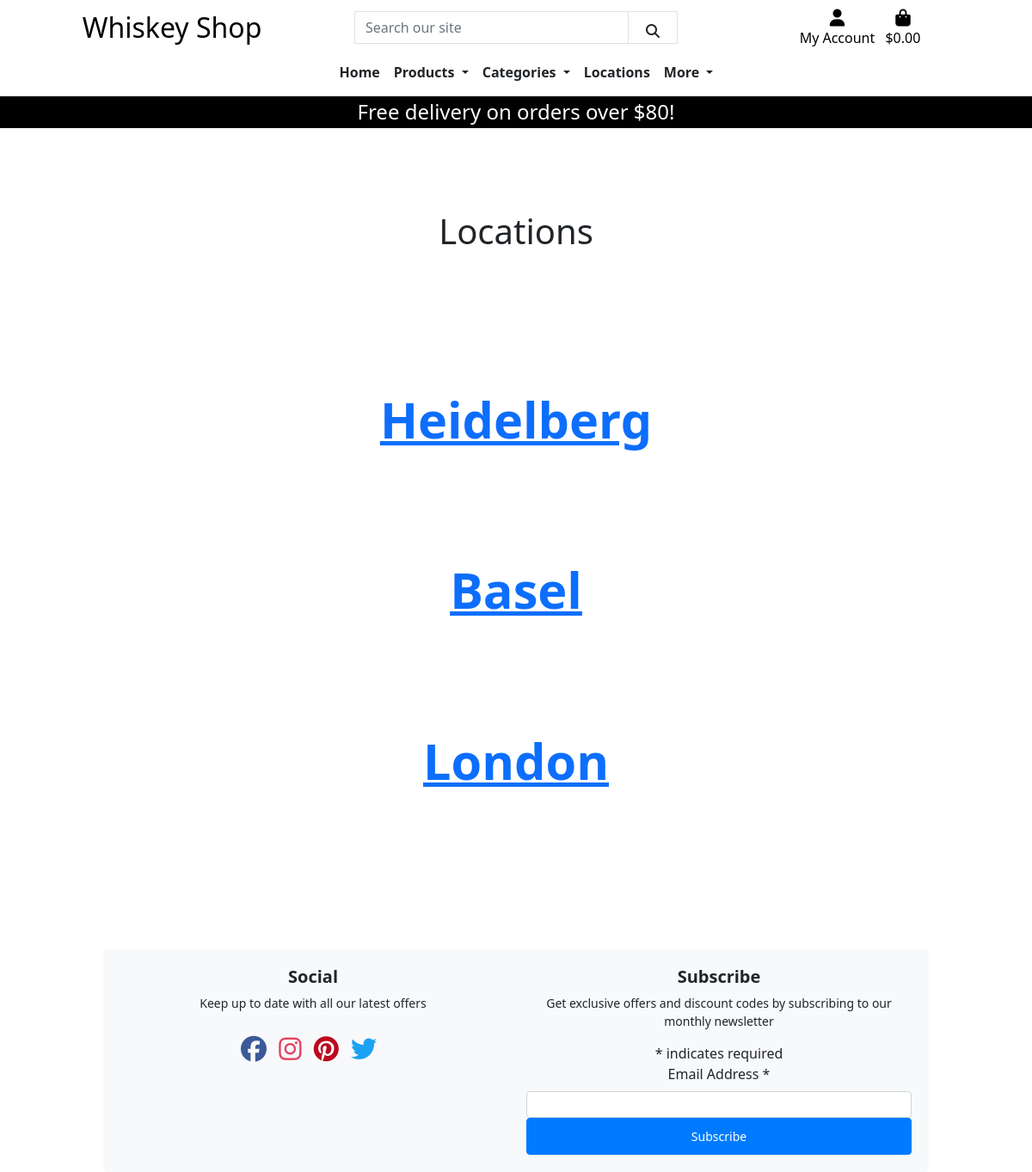
Page /locations/ on the earlier database version.
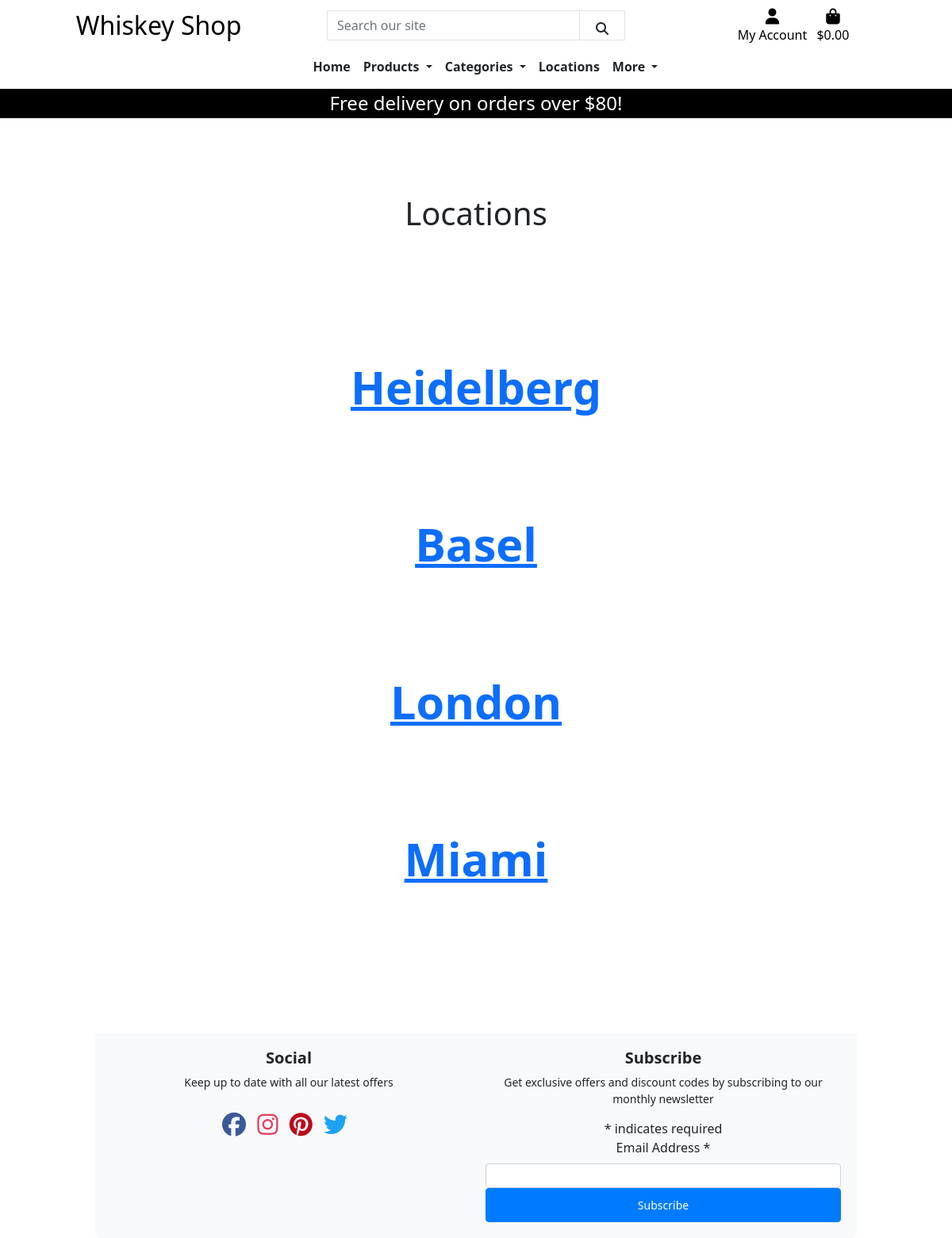
Same page on the later database version.
### location/models.py (models this page shows, shortened)
class Location(models.Model):
    name = models.CharField(max_length=256, unique=True)
    slug = models.SlugField(max_length=256, unique=True, null=True)
    email = models.EmailField(max_length=256, null=False, blank=False)
    phone_number = models.CharField(max_length=20, null=False, blank=False)
    street_address1 = models.CharField(max_length=100, null=False, blank=False)
    street_address2 = models.CharField(max_length=100, null=True, blank=True)
    town_or_city = models.CharField(max_length=40, null=False, blank=False)
    county = models.CharField(max_length=100, null=True, blank=True)
    country = models.CharField(max_length=40, null=False, blank=False)
    postcode = models.CharField(max_length=20, null=True, blank=True)
    latitude = models.DecimalField(max_digits=8, decimal_places=6)
    longitude = models.DecimalField(max_digits=8, decimal_places=6)

### location/views.py (the view)
# urls.py: path('', views.LocationList.as_view(), name='locations'),
class LocationList(generic.ListView):
    model = Location
    queryset = Location.objects.all()
    template_name = 'locations/locations.html'

### bag/contexts.py (called while the page is built, shortened)
def bag_contents(request):
    bag_items = []
    total = 0
    product_count = 0
    bag = request.session.get('bag', {})
    if total < settings.FREE_DELIVERY_THRESHOLD:
        delivery = total * Decimal(settings.STANDARD_DELIVERY_PERCENTAGE / 100)
        free_delivery_delta = settings.FREE_DELIVERY_THRESHOLD - total
    else:
        delivery = 0
        free_delivery_delta = 0
    grand_total = delivery + total
    context = {
        'bag_items': bag_items,
        'total': total,
        'product_count': product_count,
        'delivery': delivery,
        'free_delivery_delta': free_delivery_delta,
        'free_delivery_threshold': settings.FREE_DELIVERY_THRESHOLD,
        'grand_total': grand_total,
    }
    return context

### location/templates/locations/locations.html (shortened to what this page needs)
{% extends 'base.html' %}
{% load static %}
{% block content %}
<div class="container">
    <div class="row">
        <div class="col-12 text-center">
            <h1 class="page-title my-5 py-5">
                Locations
            </h1>
            <div class="location-links mb-5 pb-5">
                {% for location in location_list %}
                    <a href="{% url 'location_detail' location.slug %}" class="location-button">
                        {{ location.name }}
                    </a>
                {% endfor %}
            </div>
        </div>
    </div>
</div>
{% endblock %}

### templates/base.html (shortened to what this page needs)
{% load static %}
<!doctype html>
<html lang="en">
  <head>
    <link rel="stylesheet" href="https://stackpath.bootstrapcdn.com/bootstrap/4.5.2/css/bootstrap.min.css">
    <link rel="stylesheet" href="https://cdnjs.cloudflare.com/ajax/libs/font-awesome/5.15.4/css/all.min.css">
    {% block corecss %}
        <link rel="stylesheet" href="https://stackpath.bootstrapcdn.com/bootstrap/4.5.2/css/bootstrap.min.css">
        <link href="https://cdn.jsdelivr.net/npm/bootstrap@5.2.3/dist/css/bootstrap.min.css" rel="stylesheet">
        <link rel="stylesheet" href="{% static 'css/base.css' %}">
         <link href="//cdn-images.mailchimp.com/embedcode/classic-071822.css" rel="stylesheet" type="text/css">
    {% endblock %}
  </head>
  <body>
    <header class="container-fluid ">
      <div id="topnav" class="row bg-white pt-lg-2 d-none d-lg-flex">
        <div class="col-12 col-lg-4 my-auto py-1 py-lg-0 text-center text-lg text-lg-left">
          <a href="{% url 'home' %}" class="nav-link main-logo-link">
            <h2 class="logo-font text-black my-0">Whiskey Shop</h2>
          </a>
        </div>
        <div class="col-12 col-lg-4 my-auto py-1 py-lg-0">
          <form method="GET" action="{% url 'products' %}">
            <div class="input-group w-100">
                <input class="form-control border border-black rounded-0" type="text" name="q" placeholder="Search our site">
                <div class="input-group-append">
                    <button class="form-control btn btn-black border border-black rounded-0" type="submit">
                        <span class="icon">
                            <i class="fas fa-search"></i>
                        </span>
                    </button>
                </div>
            </div>
        </form>
        </div>
        <div class="col-12 col-lg-4 my-auto py-1 py-lg-0">
          <ul class="list-inline list-unstyled text-center text-lg-right my-0">
            <li class="list-inline-item dropdown">
              <a class="text-black nav-link" href="#" id="user-options" data-toggle="dropdown" aria-haspopup="true" aria-expanded="false">
                <div class="text-center">
                    <div><i class="fas fa-user fa-lg"></i></div>
                    <p class="my-0">My Account</p>
                </div>
            </a>
            </li>
            <li class="list-inline-item">
              <a class="{% if grand_total %}text-info font-weight-bold{% else %}text-black{% endif %} nav-link" href="{% url 'view_bag' %}">
                <div class="text-center">
                    <div><i class="fas fa-shopping-bag fa-lg"></i></div>
                    <p class="my-0">
                        {% if grand_total %}
                            ${{ grand_total|floatformat:2 }}
                        {% else %}
                            $0.00
                        {% endif %}
                    </p>
                </div>
            </a>
            </li>
          </ul>
        </div>
      </div>
      <div class="row bg-white">
        <nav class="navbar navbar-expand-lg navbar-light w-100">
          {% include 'includes/main-nav.html' %}
      </nav>
      </div>
      <div class="delivery-banner-container">
        <div id="delivery-banner" class="row text-center">
          <div class="col bg-black text-white">
            <h4 class="logo-font my-1">Free delivery on orders over ${{ free_delivery_threshold }}!</h4>
          </div>
        </div>
      </div>
    </header>
{% block content %}
{% endblock %}
<footer class="container-wrapper mt-4">
<div class="container quotes-container content-container">
  <section class="footer">
    <div class="row">
      <div class="col-12 col-md-6 text-center">
        <h3>Social</h3>
        <p>Keep up to date with all our latest offers</p>
        <div class="social-icons">
          <a href="https://www.facebook.com/profile.php?id=100094285261510" target="_blank">
            <i class="fab fa-facebook" style="color: #3b5998;"></i>
          </a>
          <a href="https://www.instagram.com/" target="_blank">
            <i class="fab fa-instagram" style="color: #e4405f;"></i>
          </a>
          <a href="https://www.pinterest.com/" target="_blank">
            <i class="fab fa-pinterest" style="color: #bd081c;"></i>
          </a>
          <a href="https://twitter.com/" target="_blank">
            <i class="fab fa-twitter" style="color: #1da1f2;"></i>
          </a>
        </div>
      </div>
      <div class="col-12 col-md-6 text-center">
        <h3>Subscribe</h3>
        <div id="mc_embed_signup">
          <form action="https://gmail.us21.list-manage.com/subscribe/post?u=4681803862a52a6100db911bf&amp;id=4d095adcc2&amp;f_id=0069c9e1f0" method="post" id="mc-embedded-subscribe-form" name="mc-embedded-subscribe-form" class="validate" target="_blank" novalidate>
            <div id="mc_embed_signup_scroll">
              <p>Get exclusive offers and discount codes by subscribing to our monthly newsletter</p>
              <div class="indicates-required"><span class="asterisk">*</span> indicates required</div>
              <div class="mc-field-group">
                <label for="mce-EMAIL">Email Address  <span class="asterisk">*</span></label>
                <input type="email" value="" name="EMAIL" class="required email form-control form-control-sm" id="mce-EMAIL" required>
              </div>
              <div class="optionalParent">
                <div class="clear foot">
                  <input type="submit" value="Subscribe" name="subscribe" id="mc-embedded-subscribe" class="button">
                </div>
              </div>
            </div>
          </form>
        </div>
      </div>
    </div>
  </section>
</div>
</footer>
</body>
</html>

### templates/includes/main-nav.html (shortened to what this page needs)
<div class="collapse navbar-collapse" id="main-nav">
  <ul class="navbar-nav me-auto mb-2 mb-lg-0 mx-auto">
    <li class="nav-item">
      <a class="nav-link text-dark" href="{% url 'home' %}" id="home-link" role="button" aria-expanded="false">
        Home
      </a>
    </li>
    <li class="nav-item dropdown">
      <a class="nav-link dropdown-toggle text-dark" href="#" id="all-products-link" role="button" data-bs-toggle="dropdown" aria-expanded="false">
        Products
      </a>
    </li>
    <li class="nav-item dropdown">
      <a class="nav-link dropdown-toggle text-dark" href="#" id="categories-link" role="button" data-bs-toggle="dropdown" aria-expanded="false" aria-haspopup="true">
        Categories
      </a>
    </li>
    <li class="nav-item">
      <a class="nav-link text-dark" href="{% url 'locations' %}">Locations</a>
    </li>
    <li class="nav-item dropdown">
      <a class="nav-link dropdown-toggle text-dark" href="#" id="more-info-link" role="button" data-bs-toggle="dropdown" aria-expanded="false" aria-haspopup="true">
        More
      </a>
    </li>
  </ul>
</div>

### static/css/base.css (style rules this page uses)
html, body { height: 100%; }
.icon { align-items: center; display: inline-flex; justify-content: center; height: 2rem; width: 2rem; border-radius: 50%; }
@media (min-width: 1200px) { .container { max-width: 80%; } }
.navbar-nav a { color: #000000; font-weight: bold; text-decoration: none; padding: 0.5rem 1rem; transition: color 0.3s ease; }
#mc_embed_signup form { padding :0; }
.social-icons { margin-top: 20px; }
.social-icons a { display: inline-block; margin-right: 10px; font-size: 30px; }
.quotes-container { background-color: #f8f9fa; padding: 20px; border-radius: 5px; }
.footer h3 { font-size: 20px; font-weight: bold; }
.footer p { font-size: 14px; margin-bottom: 20px; }
#mc_embed_signup form { margin-bottom: 0; }
#mc_embed_signup p { font-size: 14px; margin-bottom: 15px; }
#mc_embed_signup input { width: 100%; padding: 10px; border: 1px solid #ced4da; border-radius: 4px; font-size: 14px; }
#mc_embed_signup .button { background-color: #007bff; border-color: #007bff; color: #fff; padding: 10px 15px; font-size: 14px; }
.location-links { display: flex; flex-direction: column; justify-content: center; align-items: center; }
.location-button { font-size: 3.6rem; font-weight: 700; padding: 1.5rem 3rem; border: 1px solid var(--primary-colour); margin: 2rem 0; display: block; }

Differences in the rows shown:
added Location: name "Miami"
